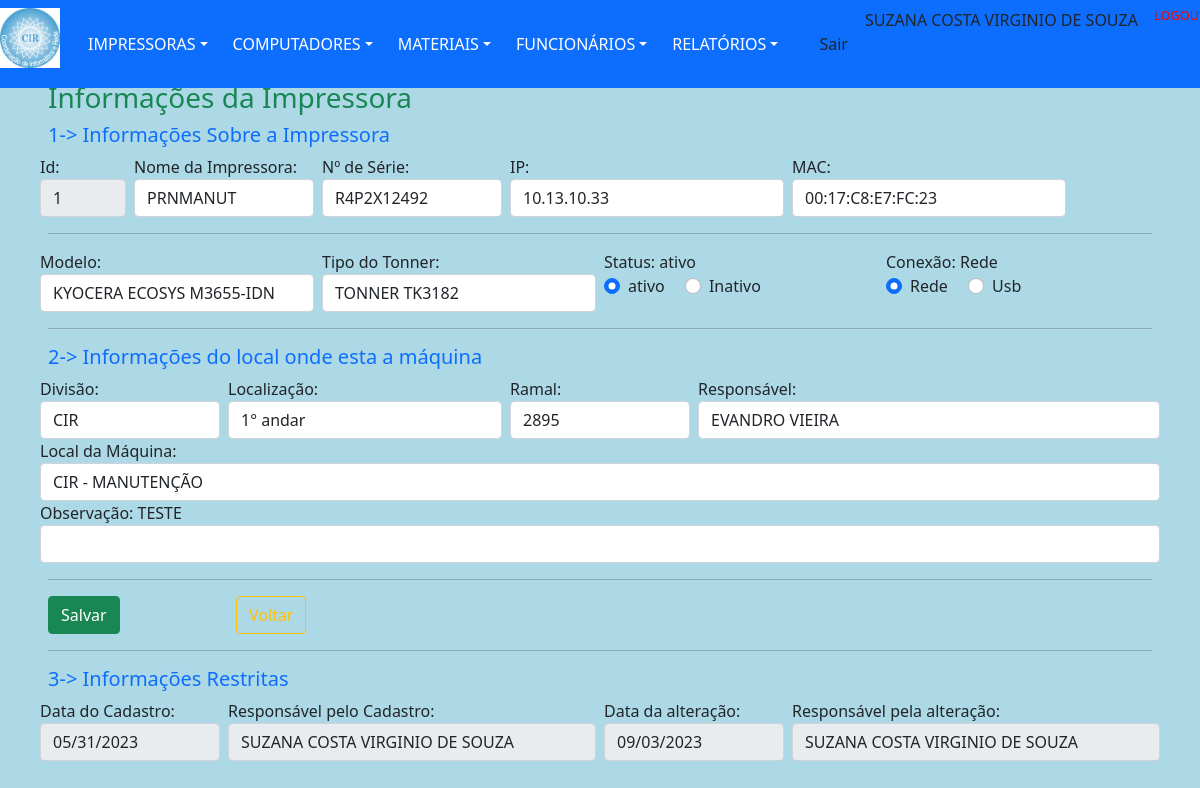
The app's page /views/impressoraAlterar.php?action=1&id=1 (signed in) with its own data.
### tables this page shows
CREATE TABLE `impressoras` (
  `idImpressora` int(11) NOT NULL,
  `nomeImpressora` varchar(20) DEFAULT NULL,
  `numSerie` varchar(50) DEFAULT NULL,
  `ipImpressora` varchar(15) DEFAULT NULL,
  `macImpressora` varchar(20) DEFAULT NULL,
  `tipoToner` int(11) DEFAULT NULL,
  `statusImpressora` varchar(7) DEFAULT NULL,
  `conexaoImp` varchar(5) DEFAULT 'Rede',
  `modeloImpressora` int(11) DEFAULT NULL,
  `dataCadastro` date DEFAULT NULL,
  `respCadastro` varchar(30) DEFAULT NULL,
  `dataAltCadastro` date DEFAULT NULL,
  `respAltCadastro` varchar(30) DEFAULT NULL,
  `obsImpressora` varchar(255) DEFAULT NULL,
  `idFuncionario` int(11) DEFAULT NULL,
  `idSetor` int(11) DEFAULT NULL
);

CREATE TABLE `modeloImpressora` (
  `idModelo` int(11) NOT NULL,
  `statusModelo` varchar(8) DEFAULT NULL,
  `modeloImpressora` varchar(250) DEFAULT NULL
);

CREATE TABLE `material` (
  `idMaterial` int(11) NOT NULL,
  `codigo` varchar(25) DEFAULT NULL,
  `descricao` varchar(255) DEFAULT NULL,
  `numSerie` varchar(50) DEFAULT NULL,
  `unidade` varchar(20) DEFAULT NULL,
  `quantidade` int(6) DEFAULT NULL,
  `statusMat` varchar(8) DEFAULT 'ativo'
);

CREATE TABLE `setor` (
  `idSetor` int(11) NOT NULL,
  `idDivisao` int(11) DEFAULT NULL,
  `localizacao` varchar(10) DEFAULT NULL,
  `ramal` varchar(4) DEFAULT NULL,
  `respSetor` varchar(30) DEFAULT NULL,
  `nomeLocal` varchar(150) DEFAULT NULL
);

CREATE TABLE `divisao` (
  `idDivisao` int(11) NOT NULL,
  `divisao` varchar(10) DEFAULT NULL
);

### views/impressoraAlterar.php (the view, shortened to what the rows shown need)
<?php
include "../template/menuPrincipal.php";
require_once '../controllers/impressoraBuscar.php';
?>
        <nav class="navbar navbar-dark">
            <div class="line col-md-12 p-5 position-absolute start-5 top-0 bottom-50 end-250">
                <form name="cadastro" id="cadastro" method="post" action="../controllers/impressoraUpdate.php">
                    <fieldset>
                        <div class="row">
                            <div class="col px-md-1 col-md-1">
                                <label for="inputSuccess" class="control-label">Id:</label>
                                <input type="text" class="form-control" value="<?= $idImpressora;
                                                                                $_SESSION['idImpressora'] = $idImpressora; ?>" disabled>
                            </div>
                            <div class="col px-md-1 col-md-2">
                                <label for="inputSuccess" class="control-label">Nome da Impressora:</label>
                                <input type="text" class="form-control" value="<?= $nomeImpressora;
                                                                                $_SESSION['antNomeImp'] = $nomeImpressora; ?>" name="nomeImp">
                            </div>
                            <div class="col px-md-1 col-md-2">
                                <label for="inputSuccess" class="control-label">Nº de Série: </label>
                                <input type="text" class="form-control" value="<?= $numSerie;
                                                                                $_SESSION['antNumSerie'] = $numSerie ?>" name="numSerie">
                            </div>
                            <div class="col px-md-1 col-md-3">
                                <label for="inputSuccess" class="control-label">IP: </label>
                                <input type="text" class="form-control" value="<?= $ipImpressora;
                                                                                $_SESSION['antNumIp'] = $ipImpressora ?>" name="ipImpressora" pattern="((^|\.)((25[0-5])|(2[0-4]\d)|(1\d\d)|([1-9]?\d))){4}$" placeholder="000.000.000.000" oninvalid="setCustomValidity('Endereco ip invalido!')" onchange="try{setCustomValidity('')}catch(e){}">
                            </div>
                            <div class="col px-md-1 col-md-3">
                                <label for="inputSuccess" class="control-label">MAC:</label>
                                <input type="text" class="form-control" value="<?= $macImpressora;
                                                                                $_SESSION['antNumMac'] = $macImpressora ?>" name="numMac" maxlength="17" OnKeyPress="formatar('##:##:##:##:##:##', this)" pattern="([a-fA-F0-9]{2}[:]){5}([a-fA-F0-9]{2})$" oninvalid="setCustomValidity('Numero Mac inválido!')" onchange="try{setCustomValidity('')}catch(e){}">
                            </div>
                        </div>
                        <div class="row">
                            <div class="col px-md-1 col-md-3">
                                <label for="inputSuccess" class="control-label">Modelo: </label>
                                <select class="form-control" id="modelo" name="modelo">
                                    <option value="<?php echo $idModelo;
                                                    $_SESSION['antModelImp'] = $idModelo; ?>"> <?php echo $modeloImpressora; ?></option>
                                    <?php
                                    include_once "../dao/DAO-controleCir.php";
                                    $nomeTabela = "modeloImpressora";
                                    $tipoOpcao = "statusModelo";
                                    $valorOpcao = "ativo";
                                    ?>
                                </select>
                            </div>
                            <div class="col px-md-1 col-md-3">
                                <label for="inputSuccess" class="control-label">Tipo do Tonner: </label>
                                <select class="form-control" id="tipoTonner" name="tipoTonner">
                                    <option value="<?php echo $tipoTonerBd;
                                                    $_SESSION['tipoTonerBd'] = $tipoTonerBd; ?>"> <?php echo $tipoToner; ?></option>
                                    <?php
                                    include_once "../dao/DAO-controleCir.php";
                                    $nomeTabela = "material";
                                    $tipoOpcao = "descricao";
                                    $valorOpcao = "TONNER";
                                    ?>
                                </select>
                            </div>
                            <div class="col px-md-1 col-md-3">
                                <div class="custom-control custom-radio">
                                    <label for="inputSuccess" class="control-label">Status: <?= $statusImpressora;
                                                                                            $_SESSION['antStatusImp'] = $statusImpressora ?></label></br>
                                    <div class="form-check form-check-inline">
                                        <input class="form-check-input" type="radio" name="impStatus" id="status1" value="ativo" checked>
                                        <label class="form-check-label" for="status1">ativo</label>
                                    </div>
                                    <div class="form-check form-check-inline">
                                        <input class="form-check-input" type="radio" name="impStatus" id="status2" value="inativo">
                                        <label class="form-check-label" for="status2">Inativo</label>
                                    </div>
                                </div>
                            </div>
                            <div class="col px-md-1 col-md-3">
                                <div class="custom-control custom-radio">
                                    <label for="inputSuccess" class="control-label">Conexão: <?= $conexaoImp;
                                                                                            $_SESSION['antConexaoImp'] = $conexaoImp ?></label></br>
                                    <div class="form-check form-check-inline">
                                        <input class="form-check-input" type="radio" name="conexaoImp" id="conexao1" value="Rede" checked>
                                        <label class="form-check-label" for="conexao1">Rede</label>
                                    </div>
                                    <div class="form-check form-check-inline">
                                        <input class="form-check-input" type="radio" name="conexaoImp" id="conexao2" value="Usb">
                                        <label class="form-check-label" for="conexao2">Usb</label>
                                    </div>
                                </div>
                            </div>
                        </div>
                        <div class="row">
                            <div class="col px-md-1 col-md-2">
                                <label for="inputSuccess" class="control-label">Divisão:</label>
                                <select class="form-control" id="divisao" name="divisao">
                                    <option value="<?php echo $idDivisao1;
                                                    $_SESSION['antDivisao'] = $idDivisao1; ?>"> <?php echo $divisao1; ?></option>
                                    <?php
                                    include_once "../dao/DAO-controleCir.php";
                                    ?>
                                </select>
                            </div>
                            <div class="col px-md-1 col-md-3">
                                <label for="inputSuccess" class="control-label">Localização:</label>
                                <select class="form-control" id="local" name="local">
                                    <option><?= $localizacao1;
                                            $_SESSION['antLocalizacao'] = $localizacao1 ?></option>
                                </select>
                            </div>
                            <div class="col px-md-1 col-md-2">
                                <label for="inputSuccess" class="control-label">Ramal: </label>
                                <input type="text" class="form-control" value="<?= $ramal1;
                                                                                $_SESSION['antRamal'] = $ramal1 ?>" name="ramal" pattern="[0-9]{4}+$" oninvalid="setCustomValidity('Somente Numeros!')" onchange="try{setCustomValidity('')}catch(e){}" placeholder="0000" maxlength="4">
                            </div>
                            <div class="col px-md-1 col-md-5">
                                <label for="inputSuccess" class="control-label">Responsável: </label>
                                <input type="text" class="form-control" value="<?= $respSetComp1;
                                                                                $_SESSION['antRespSetComp'] = $respSetComp1 ?>" name="respSetComp">
                            </div>
                        </div>
                        <div class="row">
                            <div class="col px-md-1 col-md-12">
                                <label for="inputSuccess" class="control-label">Local da Máquina: </label>
                                <input type="text" class="form-control" value="<?= $nomeLocal1;
                                                                                $_SESSION['antNomeLocal'] = $nomeLocal1 ?>" name="nomeLocal" id="nomeLocal" class="typeahead" />
                            </div>
                        </div>
                        <div class="row">
                            <div class="col px-md-1 col-md-12">
                                <label for="inputSuccess" class="control-label">Observação: <?= $obsImpressora;
                                                                                            $_SESSION['antObsImp'] = $obsImpressora ?></label>
                                <input type="text" class="form-control" name="ObsImp" required>
                            </div>
                        </div>
                        <div class="row">
                            <div class="col px-md-1 col-md-2">
                                <label for="inputSuccess" class="control-label">Data do Cadastro:</label>
                                <input type="date" class="form-control" value="<?= $dataCadastroA;
                                                                                $_SESSION['datacadastro'] = $dataCadastroA ?>" disabled>
                            </div>
                            <div class="col px-md-1 col-md-4">
                                <label for="inputSuccess" class="control-label">Responsável pelo Cadastro:</label>
                                <input type="text" class="form-control" value="<?= $respCadastro;
                                                                                $_SESSION['respCadastro'] = $respCadastro ?>" disabled>
                            </div>
                        </div>
                    </fieldset>
                </form>
            </div>
        </nav>
    </body>
</html>

### records on screen
impressoras: idImpressora "1", nomeImp "PRNMANUT", numSerie "R4P2X12492", ipImpressora "10.13.10.33", numMac "00:17:C8:E7:FC:23", statusImpressora "ativo", conexaoImp "Rede", obsImpressora "TESTE", dataCadastro "05/31/2023", respCadastro "SUZANA COSTA VIRGINIO DE SOUZA"
modeloimpressora: modelo "KYOCERA ECOSYS M3655-IDN"
material: tipoTonner "TONNER TK3182"
setor: divisao "CIR", local "1° andar", ramal "2895", respSetComp "EVANDRO VIEIRA", nomeLocal "CIR - MANUTENÇÃO"

### other values on screen
$_SESSION["nomeFuncionario"] "SUZANA COSTA VIRGINIO DE SOUZA"
